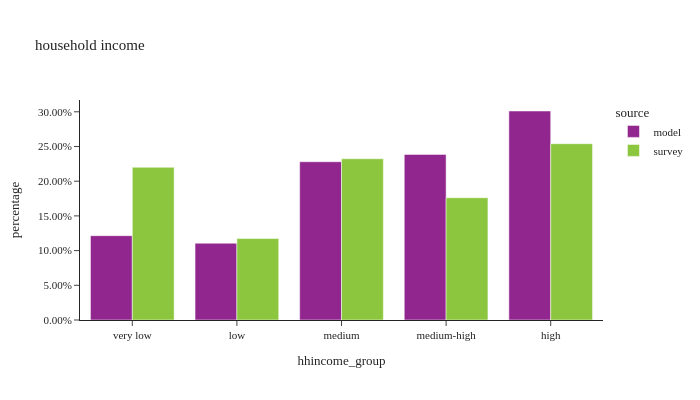

Here is the notebook cell this chart was saved with:
### Markdown cell above
## demographics

### Code cell
plot_hh_stat(df_hh, 'hhincome_group', 'household income')

### Figure 1 — Plotly figure (JSON) as saved in the notebook; plotly's stock layout.template omitted (floating-point values rounded to 4 significant figures)
{"data": [{"alignmentgroup": "True", "customdata": [[262139], [261809], [523294], [524385], [522512]], "hovertemplate": "source=model<br>hhincome_group=%{x}<br>percentage=%{y}<br>sample count=%{customdata[0]}<extra></extra>", "legendgroup": "model", "marker": {"color": "#91268F", "pattern": {"shape": ""}}, "name": "model", "offsetgroup": "model", "orientation": "v", "showlegend": true, "textposition": "auto", "type": "bar", "x": ["very low", "low", "medium", "medium-high", "high"], "xaxis": "x", "y": [0.1215, 0.1107, 0.228, 0.2386, 0.3011], "yaxis": "y"}, {"alignmentgroup": "True", "customdata": [[837], [466], [883], [635], [945]], "hovertemplate": "source=survey<br>hhincome_group=%{x}<br>percentage=%{y}<br>sample count=%{customdata[0]}<extra></extra>", "legendgroup": "survey", "marker": {"color": "#8CC63E", "pattern": {"shape": ""}}, "name": "survey", "offsetgroup": "survey", "orientation": "v", "showlegend": true, "textposition": "auto", "type": "bar", "x": ["very low", "low", "medium", "medium-high", "high"], "xaxis": "x", "y": [0.22, 0.1174, 0.2324, 0.1761, 0.254], "yaxis": "y"}], "layout": {"barmode": "group", "font": {"size": 11}, "height": 400, "legend": {"title": {"text": "source"}, "tracegroupgap": 0}, "title": {"text": "household income"}, "width": 700, "xaxis": {"anchor": "y", "domain": [0.0, 1.0], "title": {"text": "hhincome_group"}}, "yaxis": {"anchor": "x", "domain": [0.0, 1.0], "tickformat": ".2%", "title": {"text": "percentage"}}}}
